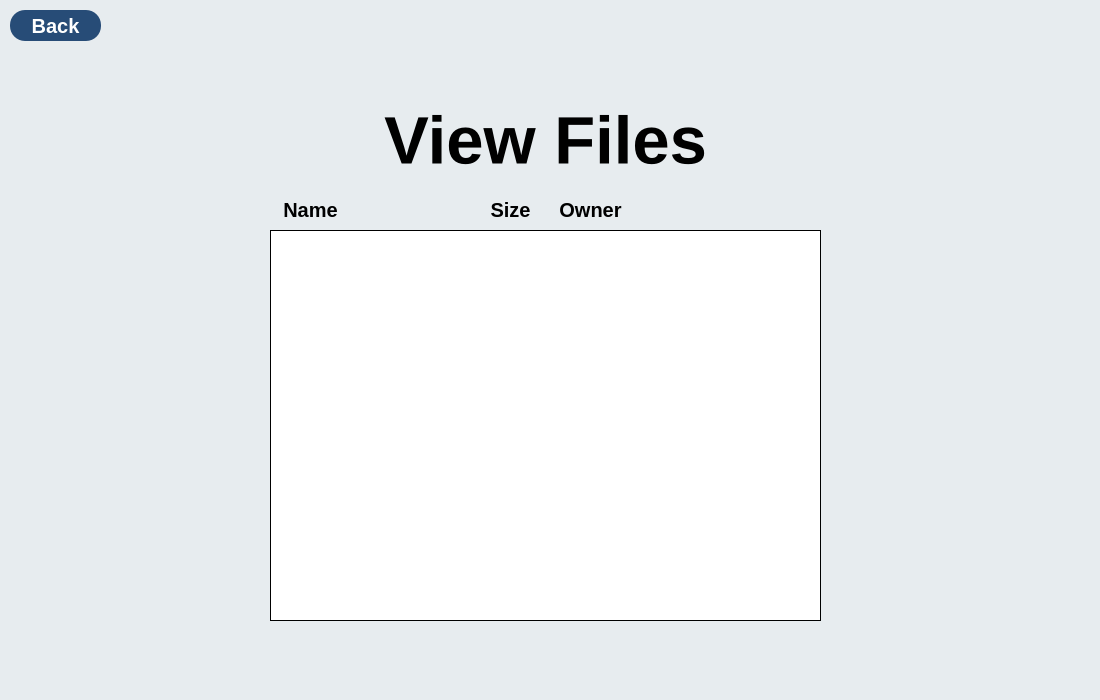
<?xml version="1.0" encoding="UTF-8"?>
<ui version="4.0">
 <class>ViewFilesPage</class>
 <widget class="QWidget" name="ViewFilesPage">
  <property name="geometry">
   <rect>
    <x>0</x>
    <y>0</y>
    <width>1100</width>
    <height>700</height>
   </rect>
  </property>
  <property name="minimumSize">
   <size>
    <width>1100</width>
    <height>700</height>
   </size>
  </property>
  <property name="maximumSize">
   <size>
    <width>1100</width>
    <height>700</height>
   </size>
  </property>
  <property name="windowTitle">
   <string>Form</string>
  </property>
  <property name="styleSheet">
   <string notr="true">background-color: rgb(231, 236, 239);</string>
  </property>
  <widget class="QLabel" name="titleLabel">
   <property name="geometry">
    <rect>
     <x>290</x>
     <y>90</y>
     <width>511</width>
     <height>101</height>
    </rect>
   </property>
   <property name="font">
    <font>
     <pointsize>50</pointsize>
     <bold>true</bold>
    </font>
   </property>
   <property name="styleSheet">
    <string notr="true">color: rgb(0, 0, 0);</string>
   </property>
   <property name="text">
    <string>View Files</string>
   </property>
   <property name="alignment">
    <set>Qt::AlignmentFlag::AlignCenter</set>
   </property>
  </widget>
  <widget class="QListWidget" name="listWidget">
   <property name="geometry">
    <rect>
     <x>270</x>
     <y>230</y>
     <width>551</width>
     <height>391</height>
    </rect>
   </property>
   <property name="styleSheet">
    <string notr="true">QListWidget {
  		background-color: rgb(255, 255, 255);
		border: 1px solid black;
   }


    

</string>
   </property>
  </widget>
  <widget class="QPushButton" name="backButton">
   <property name="geometry">
    <rect>
     <x>10</x>
     <y>10</y>
     <width>91</width>
     <height>31</height>
    </rect>
   </property>
   <property name="font">
    <font>
     <pointsize>15</pointsize>
     <bold>true</bold>
    </font>
   </property>
   <property name="styleSheet">
    <string notr="true">   QPushButton {
        background-color: rgb(39, 76, 119);
        border: 0px solid black;
		  border-radius: 15px;
        color: rgb(255, 255, 255);
    }

    QPushButton:hover {
        background-color: rgb(30, 60, 100); 
    }

    QPushButton:pressed {
        background-color: rgb(20, 45, 80); 
    }

</string>
   </property>
   <property name="text">
    <string>Back</string>
   </property>
   <property name="flat">
    <bool>true</bool>
   </property>
  </widget>
  <widget class="QLabel" name="label">
   <property name="geometry">
    <rect>
     <x>270</x>
     <y>200</y>
     <width>81</width>
     <height>20</height>
    </rect>
   </property>
   <property name="font">
    <font>
     <pointsize>15</pointsize>
     <bold>true</bold>
    </font>
   </property>
   <property name="text">
    <string>Name</string>
   </property>
   <property name="alignment">
    <set>Qt::AlignmentFlag::AlignCenter</set>
   </property>
  </widget>
  <widget class="QLabel" name="label_2">
   <property name="geometry">
    <rect>
     <x>470</x>
     <y>200</y>
     <width>81</width>
     <height>20</height>
    </rect>
   </property>
   <property name="font">
    <font>
     <pointsize>15</pointsize>
     <bold>true</bold>
    </font>
   </property>
   <property name="text">
    <string>Size</string>
   </property>
   <property name="alignment">
    <set>Qt::AlignmentFlag::AlignCenter</set>
   </property>
  </widget>
  <widget class="QLabel" name="label_3">
   <property name="geometry">
    <rect>
     <x>550</x>
     <y>200</y>
     <width>81</width>
     <height>20</height>
    </rect>
   </property>
   <property name="font">
    <font>
     <pointsize>15</pointsize>
     <bold>true</bold>
    </font>
   </property>
   <property name="text">
    <string>Owner</string>
   </property>
   <property name="alignment">
    <set>Qt::AlignmentFlag::AlignCenter</set>
   </property>
  </widget>
 </widget>
 <resources/>
 <connections/>
</ui>
